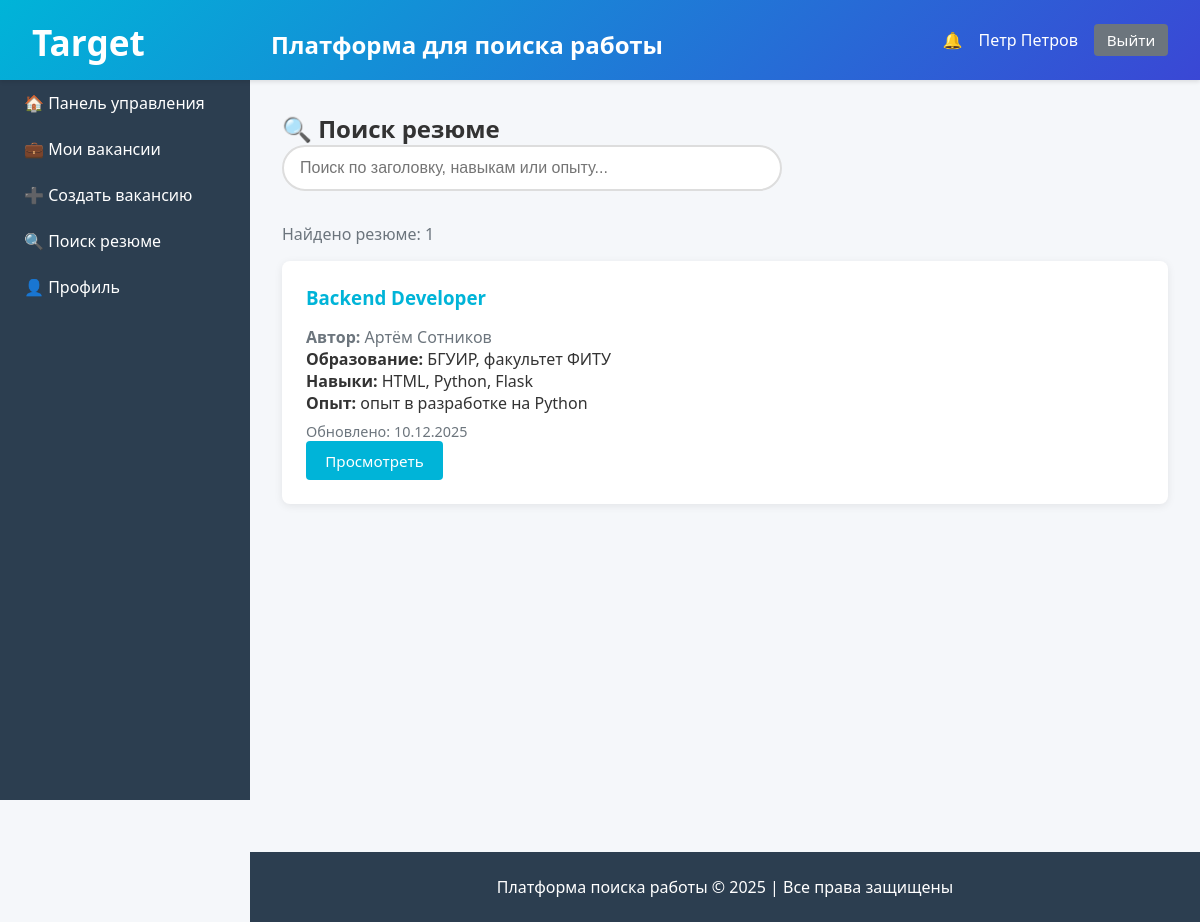
The page /resumes/search (signed in) on the database its author committed.
### models/user.py (models this page shows, shortened)
class User(UserMixin, db.Model):
    __tablename__ = 'users'
    id = db.Column(db.Integer, primary_key=True)
    name = db.Column(db.String(100), nullable=False)
    email = db.Column(db.String(120), unique=True, nullable=False, index=True)
    password = db.Column(db.String(255), nullable=False)
    role = db.Column(db.String(20), nullable=False)
    created_at = db.Column(db.DateTime, default=datetime.utcnow)
    is_blocked = db.Column(db.Boolean, default=False)
    type = db.Column(db.String(50))
    __mapper_args__ = {
        'polymorphic_identity': 'user',
        'polymorphic_on': type
    }

class Employer(User):
    company_name = db.Column(db.String(200))
    company_description = db.Column(db.Text)
    __mapper_args__ = {
        'polymorphic_identity': 'employer'
    }
    vacancies = db.relationship('Vacancy', backref='employer', lazy='dynamic',
                                foreign_keys='Vacancy.employer_id',
                                cascade='all, delete-orphan')

### models/resume.py (models this page shows, shortened)
class Resume(db.Model):
    __tablename__ = 'resumes'
    id = db.Column(db.Integer, primary_key=True)
    title = db.Column(db.String(200), nullable=False)
    experience = db.Column(db.Text)
    skills = db.Column(db.Text)
    education = db.Column(db.Text)
    additional_info = db.Column(db.Text)
    applicant_id = db.Column(db.Integer, db.ForeignKey('users.id'), nullable=False)
    created_at = db.Column(db.DateTime, default=datetime.utcnow)
    updated_at = db.Column(db.DateTime, default=datetime.utcnow, onupdate=datetime.utcnow)

### controllers/resume_controller.py (the view)
@resume_bp.route('/search')
@login_required
def search():
    if current_user.role != 'employer':
        flash('Только работодатели могут искать резюме', 'error')
        return redirect(url_for('main.home'))
    query = request.args.get('q', '')
    resumes = []
    if query:
        resumes = Resume.query.filter(
            db.or_(
                Resume.title.ilike(f'%{query}%'),
                Resume.skills.ilike(f'%{query}%'),
                Resume.experience.ilike(f'%{query}%')
            )
        ).all()
    else:
        resumes = Resume.query.order_by(Resume.created_at.desc()).limit(50).all()
    return render_template('search_resumes.html', resumes=resumes, query=query)

### app.py (called while the page is built)
@login_manager.user_loader
def load_user(user_id):
    from models.user import User
    return User.query.get(int(user_id))

### templates/search_resumes.html (shortened to what this page needs)
{% extends "base.html" %}
{% block content %}
<h2>🔍 Поиск резюме</h2>
<div class="search-box">
    <form method="GET">
        <input type="text" name="q" value="{{ query }}"
               placeholder="Поиск по заголовку, навыкам или опыту..." autofocus>
    </form>
</div>
{% if resumes %}
    <p style="margin-bottom: 1rem; color: #6c757d;">Найдено резюме: {{ resumes|length }}</p>
    {% for resume in resumes %}
    <div class="card">
        <h3>{{ resume.title }}</h3>
        <p style="color: #6c757d;"><strong>Автор:</strong> {{ resume.applicant.name }}</p>
        {% if resume.education %}
        <p><strong>Образование:</strong> {{ resume.education[:100] }}{% if resume.education|length > 100 %}...{% endif %}</p>
        {% endif %}
        {% if resume.skills %}
        <p><strong>Навыки:</strong> {{ resume.skills[:150] }}{% if resume.skills|length > 150 %}...{% endif %}</p>
        {% endif %}
        {% if resume.experience %}
        <p><strong>Опыт:</strong> {{ resume.experience[:150] }}{% if resume.experience|length > 150 %}...{% endif %}</p>
        {% endif %}
        <p style="color: #6c757d; font-size: 0.9rem; margin-top: 0.5rem;">
            Обновлено: {{ resume.updated_at.strftime('%d.%m.%Y') }}
        </p>
        <a href="{{ url_for('resume.view', resume_id=resume.id) }}" class="button">Просмотреть</a>
    </div>
    {% endfor %}
{% endif %}
{% endblock %}

### templates/base.html (shortened to what this page needs)
<!DOCTYPE html>
<html lang="ru">
<head>
</head>
<body>
    {% if current_user.is_authenticated %}
    <header>
        <h1>
            <span class="logo">Target</span> Платформа для поиска работы
        </h1>
        <div class="user-info">
            <a href="{{ url_for('main.notifications') }}" class="notification-badge" style="color: white; text-decoration: none;">
                🔔
            </a>
            <span>{{ current_user.name }}</span>
            <a href="{{ url_for('auth.logout') }}" class="button secondary" style="padding: 0.4rem 0.8rem;">Выйти</a>
        </div>
    </header>
    <nav>
        {% if current_user.role == 'applicant' %}
            <a href="{{ url_for('main.applicant_home') }}">🏠 Главная</a>
            <a href="{{ url_for('vacancy.list_vacancies') }}">💼 Вакансии</a>
            <a href="{{ url_for('resume.my_resumes') }}">📄 Мои резюме</a>
            <a href="{{ url_for('resume.create') }}">➕ Создать резюме</a>
            <a href="{{ url_for('main.profile') }}">👤 Профиль</a>
        {% elif current_user.role == 'employer' %}
            <a href="{{ url_for('main.employer_dashboard') }}">🏠 Панель управления</a>
            <a href="{{ url_for('vacancy.my_vacancies') }}">💼 Мои вакансии</a>
            <a href="{{ url_for('vacancy.create') }}">➕ Создать вакансию</a>
            <a href="{{ url_for('resume.search') }}">🔍 Поиск резюме</a>
            <a href="{{ url_for('main.profile') }}">👤 Профиль</a>
        {% elif current_user.role == 'administrator' %}
            <a href="{{ url_for('admin.dashboard') }}">🏠 Панель админа</a>
            <a href="{{ url_for('admin.users') }}">👥 Пользователи</a>
            <a href="{{ url_for('admin.reports') }}">📊 Отчёты</a>
        {% endif %}
    </nav>
    {% endif %}
    <main>
        {% block content %}{% endblock %}
    </main>
    {% if current_user.is_authenticated %}
    <footer>
        <p>Платформа поиска работы © 2025 | Все права защищены</p>
    </footer>
    {% endif %}
</body>
</html>

### templates/base.html (style rules this page uses)
* { margin: 0; padding: 0; box-sizing: border-box; }
body { font-family: 'Segoe UI', Tahoma, Geneva, Verdana, sans-serif; background: #f5f7fa; color: #333; }
header { background: linear-gradient(135deg, #00b4d8 0%, #3a47d5 100%); color: white; padding: 1rem 2rem; box-shadow: 0 2px 4px rgba(0,0,0,0.1); display: flex; justify-content: space-between; align-items: center; position: relative; z-index: 100; }
header h1 { font-size: 1.5rem; }
header .user-info { display: flex; align-items: center; gap: 1rem; }
.notification-badge { position: relative; cursor: pointer; }
nav { background: #2c3e50; color: white; width: 250px; height: 100vh; position: fixed; top: 0; left: 0; padding: 1rem 0; overflow-y: auto; padding-top: 80px; }
header h1 .logo { display: inline-block; margin-right: 120px; font-size: 2.2rem; transform: translateY(2px); }
nav a { display: block; color: white; text-decoration: none; padding: 0.75rem 1.5rem; transition: all 0.3s; }
main { margin-left: 250px; padding: 2rem; min-height: calc(100vh - 60px); }
.card { background: white; border-radius: 8px; padding: 1.5rem; margin-bottom: 1.5rem; box-shadow: 0 2px 8px rgba(0,0,0,0.08); transition: all 0.3s; }
.card h3 { margin-bottom: 1rem; color: #00b4d8; }
.button, button[type="submit"], input[type="submit"] { padding: 0.6rem 1.2rem; background: #00b4d8; color: white; border: none; border-radius: 4px; cursor: pointer; text-decoration: none; display: inline-block; transition: all 0.3s; font-size: 0.95rem; }
.button.secondary { background: #6c757d; }
form { max-width: 600px; }
input[type="text"], input[type="email"], input[type="password"], input[type="tel"], textarea, select { width: 100%; padding: 0.75rem; border: 1px solid #ddd; border-radius: 4px; font-size: 1rem; transition: all 0.3s; }
footer { background: #2c3e50; color: white; text-align: center; padding: 1.5rem; margin-left: 250px; margin-top: 2rem; }
.search-box { margin-bottom: 2rem; }
.search-box input { width: 100%; max-width: 500px; padding: 0.75rem 1rem; font-size: 1rem; border: 2px solid #ddd; border-radius: 25px; transition: all 0.3s; }

### rows shown on the page
Employer: name "Петр Петров"
Resume: title "Backend Developer", applicant.name "Артём Сотников", education "БГУИР, факультет ФИТУ", skills "HTML, Python, Flask", experience "опыт в разработке на Python", updated_at "10.12.2025"

### other values the page prints
{{ resumes|length }} "1"
